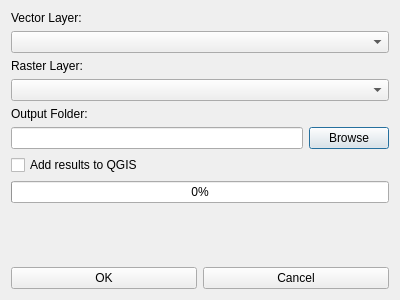
<?xml version="1.0" encoding="UTF-8"?>
<ui version="4.0">
 <class>ClipRasterDialogBase</class>
 <widget class="QDialog" name="ClipRasterDialogBase">
  <property name="geometry">
   <rect>
    <x>0</x>
    <y>0</y>
    <width>400</width>
    <height>300</height>
   </rect>
  </property>
  <property name="windowTitle">
   <string>Clip Raster by Polygons</string>
  </property>
  <layout class="QVBoxLayout" name="verticalLayout">
   <item>
    <widget class="QLabel" name="label">
     <property name="text">
      <string>Vector Layer:</string>
     </property>
    </widget>
   </item>
   <item>
    <widget class="QComboBox" name="cboVectorLayer"/>
   </item>
   <item>
    <widget class="QLabel" name="label_2">
     <property name="text">
      <string>Raster Layer:</string>
     </property>
    </widget>
   </item>
   <item>
    <widget class="QComboBox" name="cboRasterLayer"/>
   </item>
   <item>
    <widget class="QLabel" name="label_3">
     <property name="text">
      <string>Output Folder:</string>
     </property>
    </widget>
   </item>
   <item>
    <layout class="QHBoxLayout" name="horizontalLayout">
     <item>
      <widget class="QLineEdit" name="txtOutputFolder"/>
     </item>
     <item>
      <widget class="QPushButton" name="btnBrowse">
       <property name="text">
        <string>Browse</string>
       </property>
      </widget>
     </item>
    </layout>
   </item>
   <item>
    <widget class="QCheckBox" name="chkAddToQGIS">
     <property name="text">
      <string>Add results to QGIS</string>
     </property>
    </widget>
   </item>
   <item>
    <widget class="QProgressBar" name="progressBar">
     <property name="value">
      <number>0</number>
     </property>
    </widget>
   </item>
   <item>
    <spacer name="verticalSpacer">
     <property name="orientation">
      <enum>Qt::Vertical</enum>
     </property>
     <property name="sizeHint" stdset="0">
      <size>
       <width>20</width>
       <height>40</height>
      </size>
     </property>
    </spacer>
   </item>
   <item>
    <layout class="QHBoxLayout" name="horizontalLayout_2">
     <item>
      <widget class="QPushButton" name="btnOk">
       <property name="text">
        <string>OK</string>
       </property>
      </widget>
     </item>
     <item>
      <widget class="QPushButton" name="btnCancel">
       <property name="text">
        <string>Cancel</string>
       </property>
      </widget>
     </item>
    </layout>
   </item>
  </layout>
 </widget>
 <resources/>
 <connections/>
</ui>
